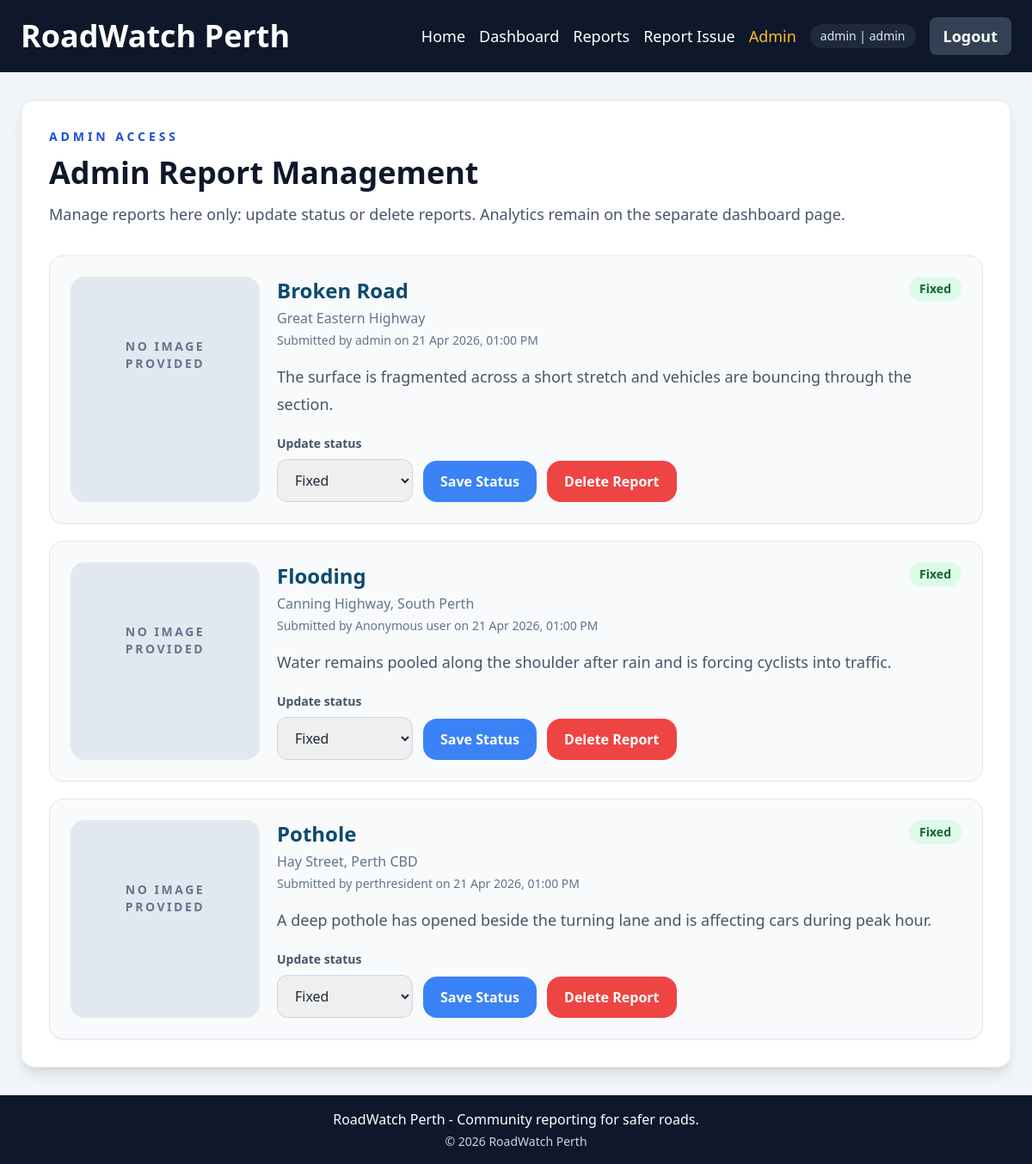
Page /admin/ (signed in) on the committed database.
### roadwatch/models.py (models this page shows, shortened)
class User(UserMixin, db.Model):
    __tablename__ = "users"
    id = db.Column(db.Integer, primary_key=True)
    username = db.Column(db.String(50), unique=True, nullable=False, index=True)
    email = db.Column(db.String(255), unique=True, nullable=False, index=True)
    password_hash = db.Column(db.String(255), nullable=False)
    is_admin = db.Column(db.Boolean, nullable=False, default=False)
    is_active = db.Column(db.Boolean, nullable=False, default=True)
    created_at = db.Column(db.DateTime(timezone=True), nullable=False, default=utcnow)
    reports = db.relationship("Report", back_populates="reporter", lazy="dynamic")

class Report(db.Model):
    __tablename__ = "reports"
    ISSUE_TYPES = (
        "Pothole",
        "Broken Road",
        "Crack",
        "Flooding",
        "Missing Sign",
        "Other",
    )
    STATUSES = ("Reported", "Under Review", "Fixed")
    id = db.Column(db.Integer, primary_key=True)
    issue_type = db.Column(db.String(50), nullable=False, index=True)
    location = db.Column(db.String(255), nullable=False, index=True)
    location_key = db.Column(db.String(255), nullable=False, index=True)
    description = db.Column(db.Text, nullable=False)
    image_url = db.Column(db.String(500), nullable=True)
    status = db.Column(db.String(30), nullable=False, default="Reported", index=True)
    is_anonymous = db.Column(db.Boolean, nullable=False, default=False)
    created_at = db.Column(db.DateTime(timezone=True), nullable=False, default=utcnow, index=True)
    updated_at = db.Column(db.DateTime(timezone=True), nullable=False, default=utcnow, onupdate=utcnow)
    reporter_id = db.Column(db.Integer, db.ForeignKey("users.id", ondelete="SET NULL"), nullable=True, index=True)
    reporter = db.relationship("User", back_populates="reports")
    @property
    def reporter_label(self):
        if self.is_anonymous:
            return "Anonymous user"
        if self.reporter:
            return self.reporter.username
        return "Guest reporter"

### roadwatch/admin.py (the view)
@admin_bp.get("/")
@admin_required
def admin_panel():
    reports = Report.query.order_by(Report.created_at.desc()).all()
    return render_template("admin.html", reports=reports)

### roadwatch/security.py (called while the page is built)
def generate_csrf_token():
    token = session.get("_csrf_token")
    if token is None:
        token = token_hex(16)
        session["_csrf_token"] = token
    return token

def validate_csrf():
    if request.method not in {"POST", "PUT", "PATCH", "DELETE"}:
        return
    submitted_token = request.form.get("csrf_token") or request.headers.get("X-CSRF-Token")
    if not submitted_token or submitted_token != session.get("_csrf_token"):
        abort(400)

def admin_required(view):
    @wraps(view)
    @login_required
    def wrapped_view(*args, **kwargs):
        if not current_user.is_admin:
            abort(403)
        return view(*args, **kwargs)
    return wrapped_view

### templates/admin.html (shortened to what this page needs)
{% extends "base.html" %}
{% block content %}
  <section class="rounded-2xl border border-slate-200 bg-white p-8 shadow-lg">
    <p class="mb-3 text-sm font-bold uppercase tracking-[0.28em] text-blue-700">Admin Access</p>
    <h1 class="mb-3 text-4xl font-bold text-slate-900">Admin Report Management</h1>
    <p class="mb-8 text-lg leading-8 text-slate-600">Manage reports here only: update status or delete reports. Analytics remain on the separate dashboard page.</p>
    {% if reports %}
      <div class="space-y-5">
        {% for report in reports %}
          <article class="rounded-2xl border border-slate-200 bg-slate-50 p-6 shadow-sm">
            <div class="grid gap-5 lg:grid-cols-[220px,1fr]">
              <div class="overflow-hidden rounded-2xl border border-slate-200 bg-slate-200">
                {% if report.image_url %}
                  <img src="{{ report.image_url }}" alt="{{ report.issue_type }} image" class="h-full min-h-[180px] w-full object-cover">
                {% else %}
                  <div class="flex min-h-[180px] items-center justify-center bg-slate-200 px-6 text-center text-sm font-semibold uppercase tracking-[0.18em] text-slate-500">
                    No image provided
                  </div>
                {% endif %}
              </div>
              <div>
                <div class="mb-4 flex items-start justify-between gap-4">
                  <div>
                    <h2 class="mb-1 text-2xl font-bold text-sky-900">{{ report.issue_type }}</h2>
                    <p class="text-base text-slate-500">{{ report.location }}</p>
                    <p class="mt-1 text-sm text-slate-500">Submitted by {{ report.reporter_label }} on {{ report.created_at|datetime_label }}</p>
                  </div>
                  <span class="rounded-full px-3 py-1 text-sm font-bold {{ status_styles[report.status] }}">{{ report.status }}</span>
                </div>
                <p class="mb-5 text-lg leading-8 text-slate-600">{{ report.description }}</p>
                <div class="flex flex-wrap items-end gap-3">
                  <form method="post" action="{{ url_for('admin.update_report_status', report_id=report.id) }}" class="flex flex-wrap items-end gap-3">
                    <div>
                      <label for="status-{{ report.id }}" class="mb-2 block text-sm font-semibold text-slate-600">Update status</label>
                      <select id="status-{{ report.id }}" name="status" class="rounded-xl border border-slate-300 px-4 py-3">
                        {% for status in report_statuses %}
                          <option value="{{ status }}" {% if report.status == status %}selected{% endif %}>{{ status }}</option>
                        {% endfor %}
                      </select>
                    </div>
                    <button type="submit" class="rounded-2xl bg-blue-500 px-5 py-3 font-semibold text-white hover:bg-blue-600">Save Status</button>
                  </form>
                  <form method="post" action="{{ url_for('admin.delete_report', report_id=report.id) }}">
                    <button type="submit" class="rounded-2xl bg-red-500 px-5 py-3 font-semibold text-white hover:bg-red-600">Delete Report</button>
                  </form>
                </div>
              </div>
            </div>
          </article>
        {% endfor %}
      </div>
    {% else %}
      <div class="rounded-2xl border border-dashed border-slate-300 bg-slate-50 p-10 text-center">
        <p class="text-lg text-slate-600">No reports are available yet.</p>
      </div>
    {% endif %}
  </section>
{% endblock %}

### templates/base.html (shortened to what this page needs)
<!DOCTYPE html>
<html lang="en">
<head>
  <script src="https://cdn.tailwindcss.com"></script>
</head>
<body class="min-h-screen bg-slate-100 text-slate-800">
  <nav class="bg-slate-900">
    <div class="mx-auto flex max-w-7xl flex-wrap items-center justify-between gap-4 px-6 py-5">
      <a href="{{ url_for('main.index') }}" class="text-4xl font-bold text-white no-underline">RoadWatch Perth</a>
      <div class="flex flex-wrap items-center gap-4 text-base text-white md:text-lg">
        <a href="{{ url_for('main.index') }}" class="{% if request.endpoint == 'main.index' %}text-amber-400{% else %}hover:text-amber-400{% endif %}">Home</a>
        <a href="{{ url_for('main.dashboard') }}" class="{% if request.endpoint == 'main.dashboard' %}text-amber-400{% else %}hover:text-amber-400{% endif %}">Dashboard</a>
        <a href="{{ url_for('reports.list_reports') }}" class="{% if request.endpoint == 'reports.list_reports' or request.endpoint == 'reports.report_details' %}text-amber-400{% else %}hover:text-amber-400{% endif %}">Reports</a>
        <a href="{{ url_for('reports.create_report') }}" class="{% if request.endpoint == 'reports.create_report' or request.endpoint == 'reports.edit_report' %}text-amber-400{% else %}hover:text-amber-400{% endif %}">Report Issue</a>
        {% if current_user.is_authenticated %}
          {% if current_user.is_admin %}
            <a href="{{ url_for('admin.admin_panel') }}" class="{% if request.endpoint == 'admin.admin_panel' %}text-amber-400{% else %}hover:text-amber-400{% endif %}">Admin</a>
          {% endif %}
          <span class="rounded-full bg-slate-800 px-3 py-1 text-sm text-slate-200">
            {{ current_user.username }}{% if current_user.is_admin %} | admin{% endif %}
          </span>
          <form method="post" action="{{ url_for('auth.logout') }}">
            <button type="submit" class="rounded-lg bg-slate-700 px-4 py-2 font-semibold text-white hover:bg-slate-600">Logout</button>
          </form>
        {% endif %}
      </div>
    </div>
  </nav>
  <main class="px-6 py-8">
    <div class="mx-auto max-w-7xl">
      {% block content %}{% endblock %}
    </div>
  </main>
  <footer class="bg-slate-900 py-4 text-center text-white">
    <p class="mb-0">RoadWatch Perth - Community reporting for safer roads.</p>
    <p class="mt-1 text-sm text-slate-300">&copy; {{ current_year }} RoadWatch Perth</p>
  </footer>
</body>
</html>

### rows in the picture
User: username "admin"
Report: shows "NO IMAGE PROVIDED", issue_type "Broken Road", location "Great Eastern Highway", reporter_label "admin", created_at "21 Apr 2026, 01:00 PM", status "Fixed", description "The surface is fragmented across a short stretch and vehicles are bouncing through the section."
Report: shows "NO IMAGE PROVIDED", issue_type "Flooding", location "Canning Highway, South Perth", reporter_label "Anonymous user", created_at "21 Apr 2026, 01:00 PM", status "Fixed", description "Water remains pooled along the shoulder after rain and is forcing cyclists into traffic."
Report: shows "NO IMAGE PROVIDED", issue_type "Pothole", location "Hay Street, Perth CBD", reporter_label "perthresident", created_at "21 Apr 2026, 01:00 PM", status "Fixed", description "A deep pothole has opened beside the turning lane and is affecting cars during peak hour."
